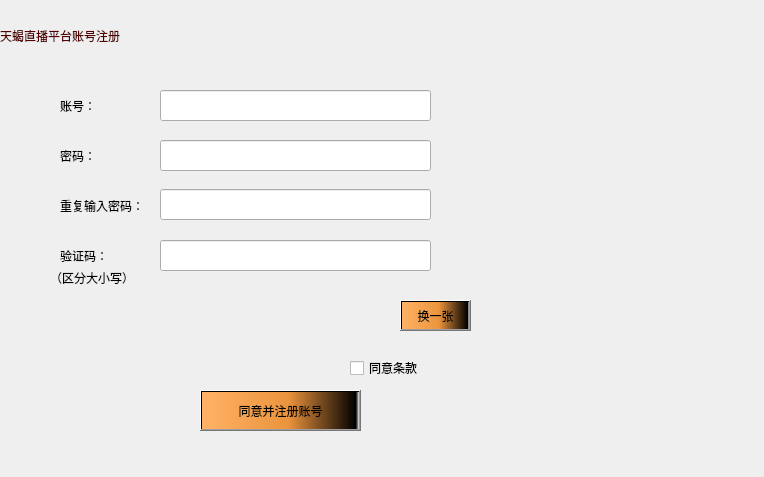
<?xml version="1.0" encoding="UTF-8"?>
<ui version="4.0">
 <class>Register</class>
 <widget class="QDialog" name="Register">
  <property name="geometry">
   <rect>
    <x>0</x>
    <y>0</y>
    <width>764</width>
    <height>477</height>
   </rect>
  </property>
  <property name="windowTitle">
   <string>Dialog</string>
  </property>
  <widget class="QPushButton" name="btn_register">
   <property name="geometry">
    <rect>
     <x>200</x>
     <y>390</y>
     <width>161</width>
     <height>41</height>
    </rect>
   </property>
   <property name="styleSheet">
    <string notr="true">font: 75 italic 16pt &quot;JasmineUPC&quot;;
background-color: qlineargradient(spread:pad, x1:0, y1:0, x2:1, y2:0, stop:0 rgba(255, 178, 102, 255), stop:0.55 rgba(235, 148, 61, 255), stop:0.98 rgba(0, 0, 0, 255), stop:1 rgba(0, 0, 0, 0));
font: 75 12pt &quot;Aharoni&quot;;</string>
   </property>
   <property name="text">
    <string>同意并注册账号</string>
   </property>
  </widget>
  <widget class="MyLineEdit" name="le_coder">
   <property name="geometry">
    <rect>
     <x>160</x>
     <y>240</y>
     <width>271</width>
     <height>31</height>
    </rect>
   </property>
   <property name="styleSheet">
    <string notr="true">font: 75 11pt &quot;Terminal&quot;;</string>
   </property>
  </widget>
  <widget class="MyLineEdit" name="le_passwd2">
   <property name="geometry">
    <rect>
     <x>160</x>
     <y>189</y>
     <width>271</width>
     <height>31</height>
    </rect>
   </property>
   <property name="styleSheet">
    <string notr="true">font: 75 11pt &quot;Terminal&quot;;</string>
   </property>
  </widget>
  <widget class="MyLineEdit" name="le_passwd">
   <property name="geometry">
    <rect>
     <x>160</x>
     <y>140</y>
     <width>271</width>
     <height>31</height>
    </rect>
   </property>
   <property name="styleSheet">
    <string notr="true">font: 75 11pt &quot;Terminal&quot;;</string>
   </property>
  </widget>
  <widget class="QLabel" name="label_2">
   <property name="geometry">
    <rect>
     <x>60</x>
     <y>140</y>
     <width>71</width>
     <height>31</height>
    </rect>
   </property>
   <property name="text">
    <string>密码：</string>
   </property>
  </widget>
  <widget class="QLabel" name="label_3">
   <property name="geometry">
    <rect>
     <x>60</x>
     <y>190</y>
     <width>99</width>
     <height>31</height>
    </rect>
   </property>
   <property name="text">
    <string>重复输入密码：</string>
   </property>
  </widget>
  <widget class="QLabel" name="label_4">
   <property name="geometry">
    <rect>
     <x>60</x>
     <y>240</y>
     <width>51</width>
     <height>31</height>
    </rect>
   </property>
   <property name="text">
    <string>验证码：</string>
   </property>
  </widget>
  <widget class="MyLineEdit" name="le_accout">
   <property name="geometry">
    <rect>
     <x>160</x>
     <y>90</y>
     <width>271</width>
     <height>31</height>
    </rect>
   </property>
   <property name="styleSheet">
    <string notr="true">font: 75 11pt &quot;Terminal&quot;;</string>
   </property>
  </widget>
  <widget class="QLabel" name="label">
   <property name="geometry">
    <rect>
     <x>60</x>
     <y>90</y>
     <width>61</width>
     <height>31</height>
    </rect>
   </property>
   <property name="text">
    <string>账号：</string>
   </property>
  </widget>
  <widget class="QLabel" name="lab_back">
   <property name="geometry">
    <rect>
     <x>0</x>
     <y>0</y>
     <width>771</width>
     <height>481</height>
    </rect>
   </property>
   <property name="text">
    <string/>
   </property>
   <property name="pixmap">
    <pixmap resource="Images/picture.qrc">:/image/注册界面.jpg</pixmap>
   </property>
   <property name="scaledContents">
    <bool>true</bool>
   </property>
  </widget>
  <widget class="QLabel" name="lab_acc">
   <property name="geometry">
    <rect>
     <x>460</x>
     <y>90</y>
     <width>261</width>
     <height>31</height>
    </rect>
   </property>
   <property name="styleSheet">
    <string notr="true">color: rgb(255, 0, 0);
font: 75 9pt &quot;Aharoni&quot;;
font: 75 11pt &quot;Aharoni&quot;;</string>
   </property>
   <property name="text">
    <string/>
   </property>
  </widget>
  <widget class="QLabel" name="lab_pwd">
   <property name="geometry">
    <rect>
     <x>460</x>
     <y>140</y>
     <width>261</width>
     <height>31</height>
    </rect>
   </property>
   <property name="styleSheet">
    <string notr="true">color: rgb(255, 0, 0);
font: 75 9pt &quot;Aharoni&quot;;
font: 75 11pt &quot;Aharoni&quot;;</string>
   </property>
   <property name="text">
    <string/>
   </property>
  </widget>
  <widget class="QLabel" name="lab_pwd2">
   <property name="geometry">
    <rect>
     <x>460</x>
     <y>190</y>
     <width>261</width>
     <height>31</height>
    </rect>
   </property>
   <property name="styleSheet">
    <string notr="true">color: rgb(255, 0, 0);
font: 75 9pt &quot;Aharoni&quot;;
font: 75 11pt &quot;Aharoni&quot;;</string>
   </property>
   <property name="text">
    <string/>
   </property>
  </widget>
  <widget class="QLabel" name="lab_coder">
   <property name="geometry">
    <rect>
     <x>460</x>
     <y>240</y>
     <width>271</width>
     <height>31</height>
    </rect>
   </property>
   <property name="styleSheet">
    <string notr="true">color: rgb(255, 0, 0);
font: 75 9pt &quot;Aharoni&quot;;
font: 75 11pt &quot;Aharoni&quot;;</string>
   </property>
   <property name="text">
    <string/>
   </property>
  </widget>
  <widget class="QPushButton" name="pushButton">
   <property name="geometry">
    <rect>
     <x>400</x>
     <y>300</y>
     <width>71</width>
     <height>31</height>
    </rect>
   </property>
   <property name="styleSheet">
    <string notr="true">background-color: qlineargradient(spread:pad, x1:0, y1:0, x2:1, y2:0, stop:0 rgba(255, 178, 102, 255), stop:0.55 rgba(235, 148, 61, 255), stop:0.98 rgba(0, 0, 0, 255), stop:1 rgba(0, 0, 0, 0));</string>
   </property>
   <property name="text">
    <string>换一张</string>
   </property>
  </widget>
  <widget class="QLabel" name="label_8">
   <property name="geometry">
    <rect>
     <x>0</x>
     <y>0</y>
     <width>211</width>
     <height>71</height>
    </rect>
   </property>
   <property name="styleSheet">
    <string notr="true">color: rgb(0, 0, 255);
font: 75 9pt &quot;Aharoni&quot;;
color: rgb(85, 0, 0);
font: 75 16pt &quot;Aharoni&quot;;</string>
   </property>
   <property name="text">
    <string>天蝎直播平台账号注册</string>
   </property>
  </widget>
  <widget class="QWidget" name="verticalLayoutWidget">
   <property name="geometry">
    <rect>
     <x>210</x>
     <y>300</y>
     <width>141</width>
     <height>41</height>
    </rect>
   </property>
   <layout class="QVBoxLayout" name="cLayout"/>
  </widget>
  <widget class="QLabel" name="label_5">
   <property name="geometry">
    <rect>
     <x>50</x>
     <y>270</y>
     <width>81</width>
     <height>16</height>
    </rect>
   </property>
   <property name="text">
    <string>（区分大小写）</string>
   </property>
  </widget>
  <widget class="QCheckBox" name="ch_Box">
   <property name="geometry">
    <rect>
     <x>350</x>
     <y>360</y>
     <width>71</width>
     <height>16</height>
    </rect>
   </property>
   <property name="text">
    <string>同意条款</string>
   </property>
  </widget>
  <zorder>lab_back</zorder>
  <zorder>btn_register</zorder>
  <zorder>le_coder</zorder>
  <zorder>le_passwd2</zorder>
  <zorder>le_passwd</zorder>
  <zorder>label_2</zorder>
  <zorder>label_3</zorder>
  <zorder>label_4</zorder>
  <zorder>le_accout</zorder>
  <zorder>label</zorder>
  <zorder>lab_acc</zorder>
  <zorder>lab_pwd</zorder>
  <zorder>lab_pwd2</zorder>
  <zorder>lab_coder</zorder>
  <zorder>pushButton</zorder>
  <zorder>label_8</zorder>
  <zorder>verticalLayoutWidget</zorder>
  <zorder>label_5</zorder>
  <zorder>ch_Box</zorder>
 </widget>
 <customwidgets>
  <customwidget>
   <class>MyLineEdit</class>
   <extends>QLineEdit</extends>
   <header location="global">MyLineEdit.h</header>
  </customwidget>
 </customwidgets>
 <resources>
  <include location="Images/picture.qrc"/>
 </resources>
 <connections/>
</ui>
